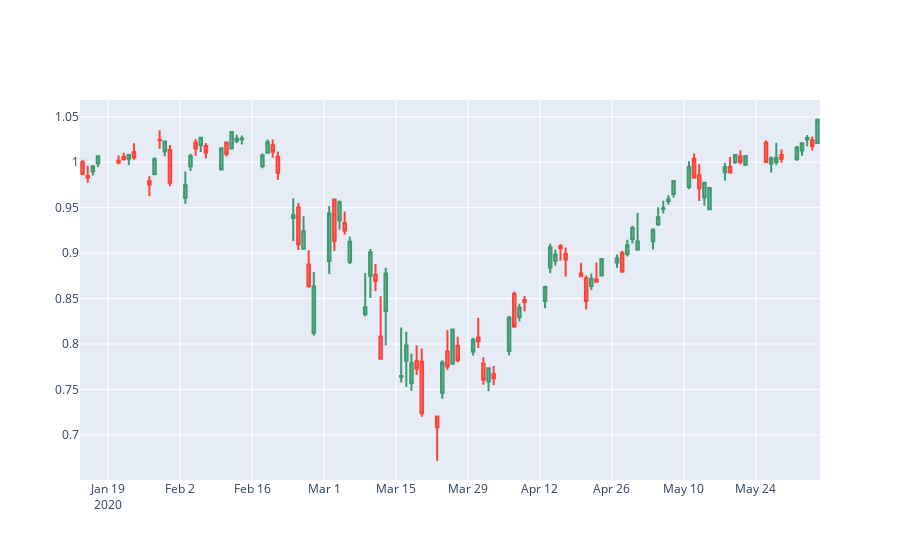

This figure's notebook cell:
### Code cell
import plotly.graph_objects as go

dfChart = dfRatio

fig = go.Figure(data=[go.Candlestick(x=dfChart.index,
                open=dfChart['1. open'], high=dfChart['2. high'],
                low=dfChart['3. low'], close=dfChart['4. close'])
                     ])

fig.update_layout(xaxis_rangeslider_visible=False)
fig.show()
